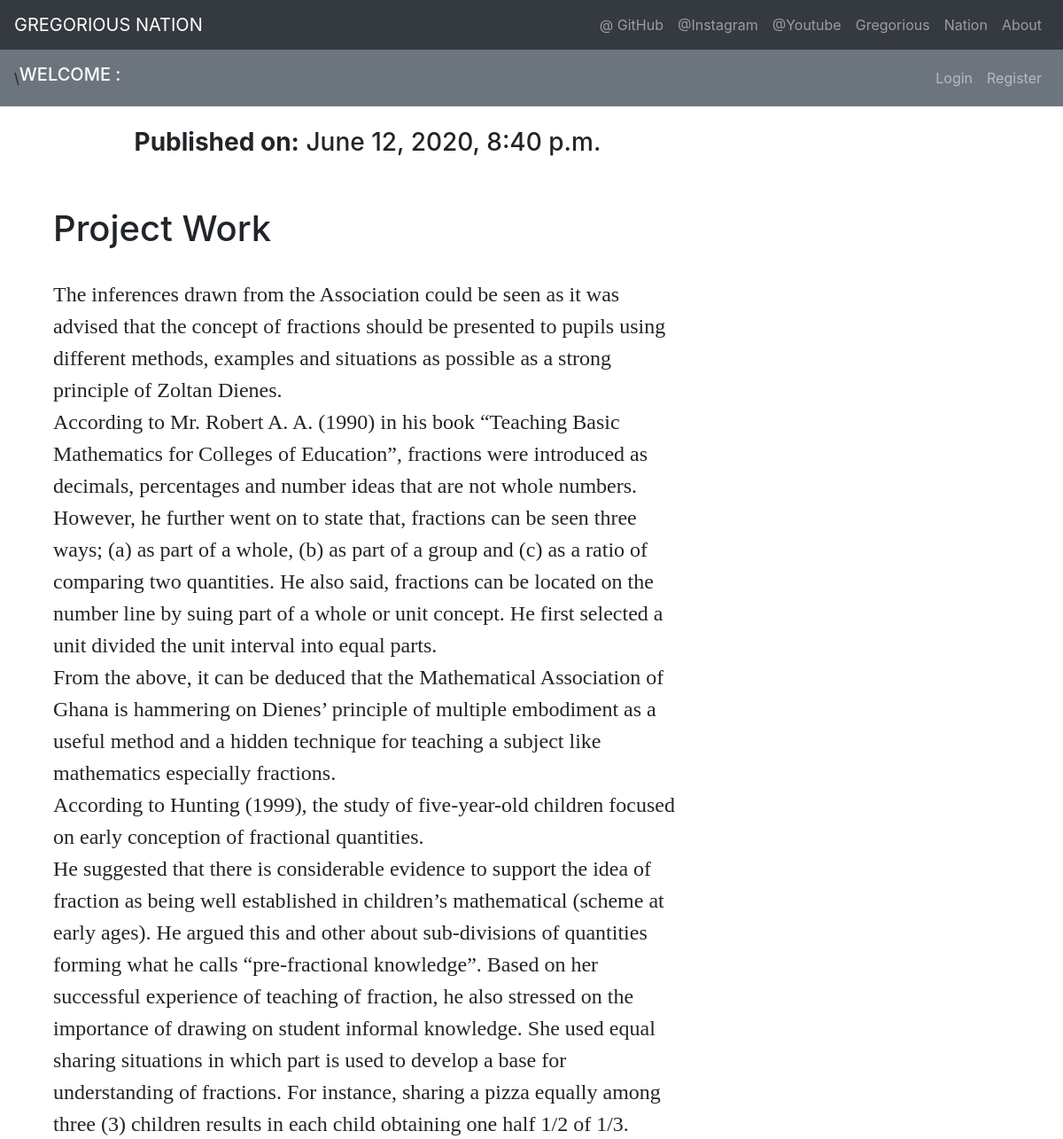
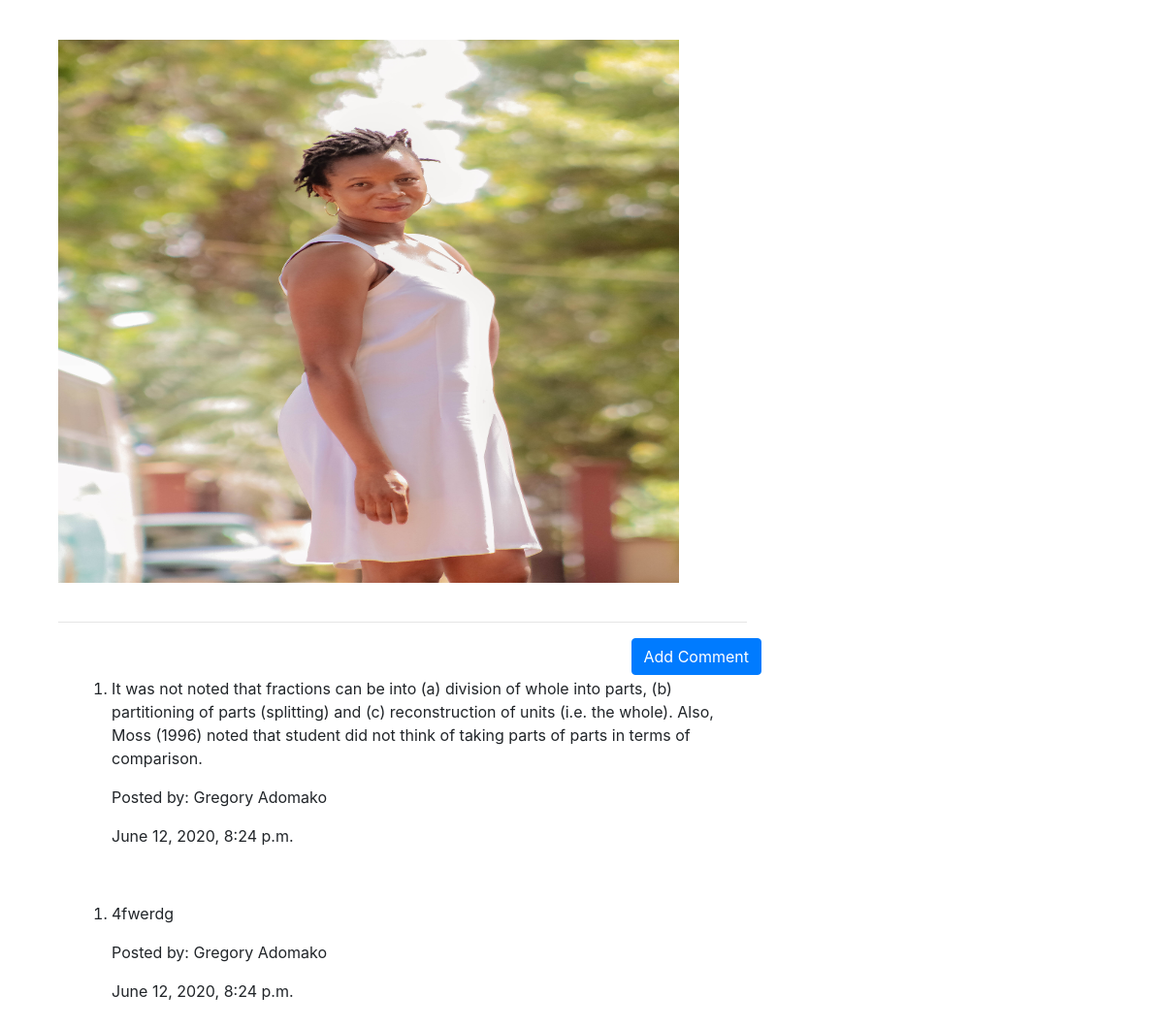
Screenshot of /post/11/ with the database file from the repository (2 pictures, top to bottom).
### article/models.py (models this page shows, shortened)
class Post(models.Model):
	author = models.ForeignKey('auth.User', on_delete=models.CASCADE)
	title = models.CharField(max_length=200)
	published_date = models.DateTimeField(blank=True, null=True)
	created_date = models.DateTimeField(default=timezone.now())
	text = models.TextField()
	image = models.ImageField(upload_to='Images')

class Comment(models.Model):
	post = models.ForeignKey(Post, on_delete=models.CASCADE, related_name='comments')
	author =  models.CharField(max_length=200)
	text =  models.TextField()
	created_date = models.DateTimeField(default=timezone.now())
	approved_comment = models.BooleanField(default=False)

### article/views.py (the view)
# urls.py: path('post/<int:pk>/', PostDetailView.as_view(), name='post_detail'),
class PostDetailView(DetailView):
	model = Post

### article/templates/article/post_detail.html (shortened to what this page needs)
{% extends 'article/base.html' %}
{% block content %}
{% if post.published_date %}
	<div class="date postdate">
		<h3><strong>Published on:</strong> {{ post.published_date }}</h3>
	</div>
{% else %}
	<a class="btn btn-secondary" href="{% url 'post_publish' pk=post.pk %}">Publish</a>
{% endif %}
<br>
<br>
<h1 class="posttitle loader">{{post.title}}</h1>
<br>
<p class="postcontent">{{ post.text|safe|linebreaksbr }}</p>
<br>
<img style="width: 40em; height: 35em" src="{{post.image.url}}" alt="Hello">
<br>
<br>
<hr>
<a class="btn btn-primary btn-comment" href="{% url 'add_comment_to_post' pk=post.pk %}">Add Comment</a>
<div class="container">
	{% for comment in post.comments.all %}
		<br>
		{% if user.is_authenticated or comment.approved_comment %}
			<ol>
			<li><p>{{ comment.text|safe|linebreaks}}</p></li>
			<p>Posted by: {{comment.author}}</p>
			{{comment.created_date}}
			</ol>
		{% endif %}
		{% empty %}
		<p>No Comments!</p>
	{% endfor %}
</div>
<br>
<br>
 {% endblock %}	}

### rows the page displays
Post: published_date "June 12, 2020, 8:40 p.m.", title "Project Work", text "The inferences drawn from the Association could be seen as it was advised that the concept of fractions should be presented to pupils using different methods, examples and situations as possible as a strong principle of Zoltan Dienes. According to Mr. Robert A. A. (1990) in his book “Teaching Basic Mathematics for Colleges of Education”, fractions were introduced as decimals, percentages and number ideas that are not whole numbers. However, he further went on to state that, fractions can be seen three ways; (a) as part of a whole, (b) as part of a group and (c) as a ratio of comparing two quantities. He also said, fractions can be located on the number line by suing part of a whole or unit…", image (picture)
Comment: text "It was not noted that fractions can be into (a) division of whole into parts, (b) partitioning of parts (splitting) and (c) reconstruction of units (i.e. the whole). Also, Moss (1996) noted that student did not think of taking parts of parts in terms of comparison.", author "Gregory Adomako", created_date "June 12, 2020, 8:24 p.m."
Comment: text "4fwerdg", author "Gregory Adomako", created_date "June 12, 2020, 8:24 p.m."
